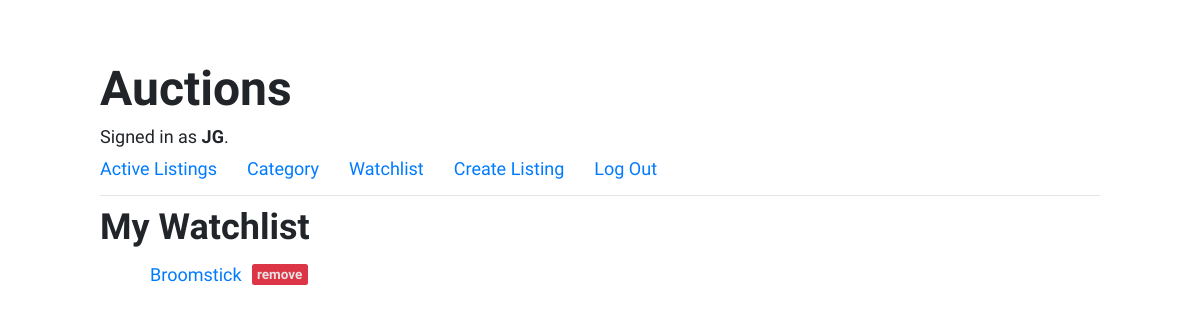
Page /watchlist (signed in) on the earlier database version.
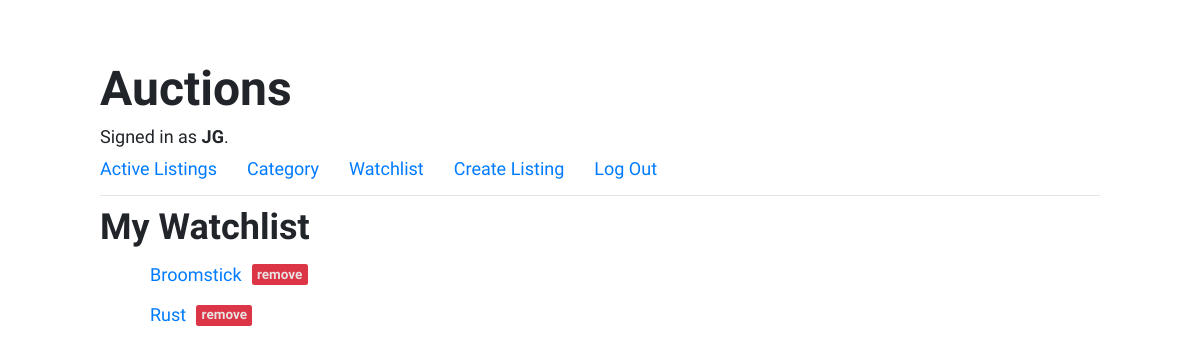
Same page on the later database version.
### auctions/models.py (models this page shows)
class User(AbstractUser):
    pass

class WatchList(models.Model):
    user = models.ForeignKey(
        settings.AUTH_USER_MODEL,
        on_delete=models.CASCADE,
    )  # ForeigKey to User
    item = models.ForeignKey(
        ListingItem,
        on_delete=models.CASCADE,
        )
    class Meta:
        unique_together = ('user', 'item')
    def __str__(self):
        return f"{self.item}"

class ListingItem(models.Model):
    title = models.CharField(max_length=50)
    description = models.CharField(max_length=250)
    starting_bid = models.FloatField()
    img_url = models.URLField(blank=True)  # models.ImageField()
    category = models.CharField(max_length=50, choices=category_choices)
    starting_date = models.DateTimeField(auto_now=True)
    author = models.ForeignKey(
        settings.AUTH_USER_MODEL,
        on_delete=models.CASCADE,
    )  # ForeigKey to User.
    is_active = models.BooleanField(default=True)
    in_watchlist = models.BooleanField(default=False)
    highest_bid = models.FloatField(default=0)
    highest_bid_user = models.CharField(max_length=50, blank=True, null=True)
    def __str__(self):
        return f"{self.title}"

### auctions/views.py (the view)
# urls.py: path("watchlist", views.watchlist, name="watchlist"),
@login_required
def watchlist(request):
    user = User.objects.get(pk=request.user.id)
    user_watchlist = WatchList.objects.filter(user=request.user)
    print(user_watchlist)
    return render(request, "auctions/watchlist.html", {
        "watchlist": user_watchlist
    })

### auctions/templates/auctions/watchlist.html (shortened to what this page needs)
{% extends 'auctions/layout.html' %}
{% block body %}
{% if user.is_authenticated %}
    <h2>My Watchlist</h2>
    <ul class="watchlist-list">
        {% for item in watchlist %}
        <li>
            <a class="watchlist-item" href="{% url 'item' item.item_id %}">
                {{ item }}
            </a>
            <a class="remove-badge-wrap" href="{% url 'remove' item.item_id %}">
                <span class="remove-badge badge bg-danger"> remove</span>
            </a>
        </li>
        {% empty %}
            <li><span>There are no items in watchlist.</span></li>
        {% endfor %}
    </ul>
{% endif %}
{% endblock %}

### auctions/templates/auctions/layout.html (shortened to what this page needs)
<!DOCTYPE html>
{% load static %}
<html lang="en">
    <head>
        <link rel="stylesheet" href="https://stackpath.bootstrapcdn.com/bootstrap/4.4.1/css/bootstrap.min.css">
        <link href="{% static 'auctions/style.css' %}" rel="stylesheet">
    </head>
    <body>
        <h1>Auctions</h1>
        <div>
            {% if user.is_authenticated %}
                Signed in as <strong>{{ user.username }}</strong>.
            {% else %}
                Not signed in.
            {% endif %}
        </div>
        <ul class="nav">
            <li class="nav-item">
                <a class="nav-link" href="{% url 'index' %}">Active Listings</a>
            </li>
            <li class="nav-item">
                <a class="nav-link" href="{% url 'categories' %}">Category</a>
            </li>
            {% if user.is_authenticated %}
                <li class="nav-item">
                    <a class="nav-link" href="{% url 'watchlist' %}">Watchlist</a>
                </li>
                <li class="nav-item">
                    <a class="nav-link" href="{% url 'create' %}">Create Listing</a>
                </li>
                <li class="nav-item">
                    <a class="nav-link" href="{% url 'logout' %}">Log Out</a>
                </li>
            {% endif %}
        </ul>
        <hr>
        {% block body %}
        {% endblock %}
    </body>
</html>

### auctions/static/auctions/style.css (style rules this page uses)
* { box-sizing: border-box; margin: 0; padding: 0; }
html { font-size: 62.5%; }
body { font-size: 1.8rem; font-family: 'Raleway', 'Trebuchet MS', 'Lucida Sans Unicode', 'Lucida Grande', 'Lucida Sans', Arial, sans-serif; padding: 6rem 10rem; }
h1 { font-size: 4.8rem; font-weight: 800; }
h2 { font-size: 3.6rem; font-weight: 600; }
.nav-link { padding: 0.5rem 3rem 0.3rem 0; }
.watchlist-list li { display: flex; flex-direction: row; align-items: center; margin: 1rem 0 0 4rem; }
.watchlist-item { margin: 0 1rem; }
.remove-badge-wrap { color: rgb(233, 225, 225); margin: ; text-decoration: none; }
.remove-badge { height: 2.1rem; margin-bottom: 0.4rem; }

Differences in the rows shown:
added WatchList: item.title "Rust"
